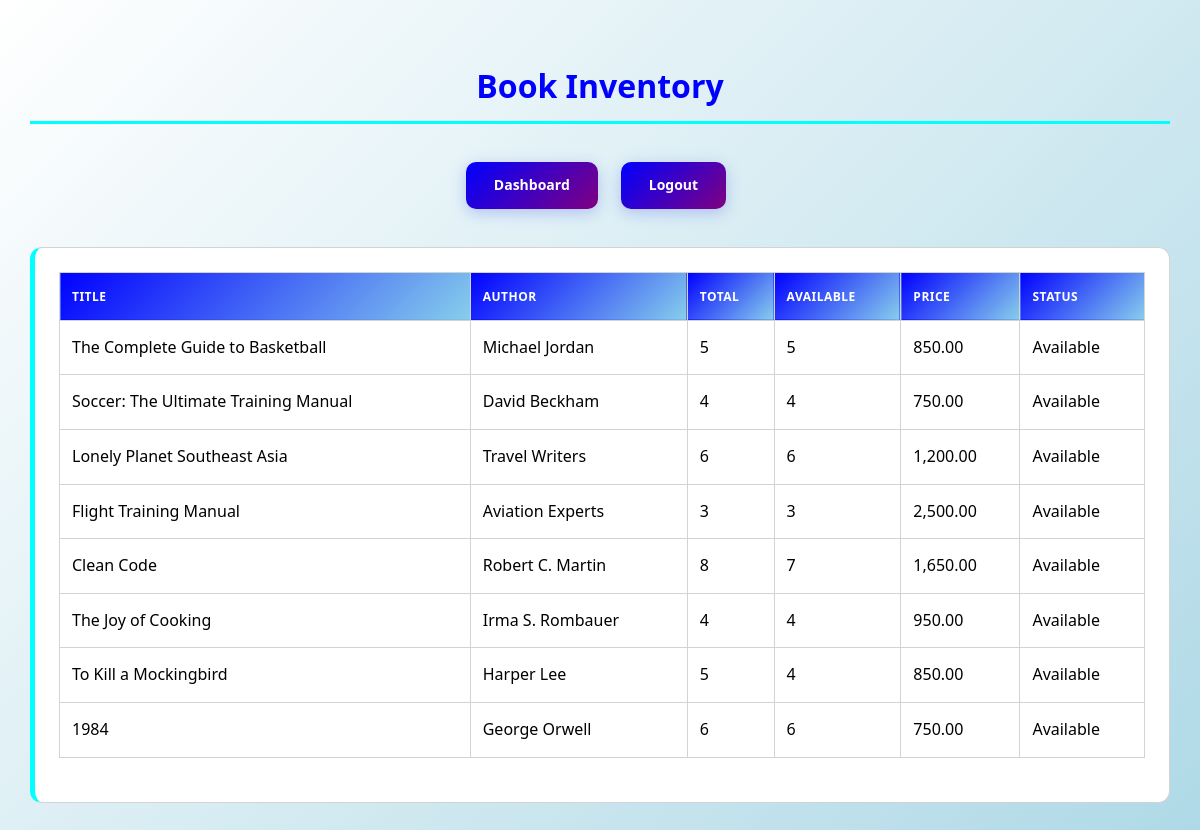
The page /view/inventory.php (signed in) on the database its author committed.
### tables this page shows
CREATE TABLE Book (
    Book_ID INT PRIMARY KEY AUTO_INCREMENT,
    Title VARCHAR(255) NOT NULL,
    Author VARCHAR(255) NOT NULL,
    ISBN VARCHAR(20) UNIQUE,
    Category_ID INT,
    Publisher VARCHAR(150),
    Book_Price DECIMAL(10,2) NOT NULL,
    Total_Copies INT NOT NULL DEFAULT 1,
    Copies_Available INT NOT NULL DEFAULT 1,
    Status ENUM('Available', 'Archived') DEFAULT 'Available',
    Added_By INT,
    Added_Date TIMESTAMP DEFAULT CURRENT_TIMESTAMP,
    FOREIGN KEY (Category_ID) REFERENCES Category(Category_ID),
    FOREIGN KEY (Added_By) REFERENCES Users(User_ID)
);

### model/Book.php (called while the page is built, shortened)
<?php
require_once __DIR__ . '/../config/db.php';
class Book {
    private $conn;
    public function __construct() {
        $database = new Database();
        $this->conn = $database->getConnection();
    }
    public function getAll() {
        $stmt = $this->conn->query('SELECT * FROM Book WHERE Status = "Available"');
        return $stmt->fetchAll(PDO::FETCH_ASSOC);
    }
}

### config/db.php (called while the page is built, shortened)
<?php
class Database {
    private $host = 'localhost';
    private $db_name = 'LIBRARY_SYSTEM';
    private $username = 'root';
    private $password = '';
    public function getConnection() {
        $this->conn = null;
        try {
            $this->conn = new PDO("mysql:host=" . $this->host . ";dbname=" . $this->db_name, $this->username, $this->password);
            $this->conn->setAttribute(PDO::ATTR_ERRMODE, PDO::ERRMODE_EXCEPTION);
        } catch(PDOException $exception) {
            echo "Connection error: " . $exception->getMessage();
        }
        return $this->conn;
    }
}
?>

### view/inventory.php (the view, shortened to what this page needs)
<?php
require_once __DIR__ . '/../model/Book.php';
$bookModel = new Book();
$books = $bookModel->getAll();
?>
<!DOCTYPE html>
<html>
<head>
    <link rel="stylesheet" href="/LIBRARYSYSTEM/assets/css/style.css?v=1">
</head>
<body>
<div class="landscape-container">
    <h2 class="header">Book Inventory</h2>
    <div class="horizontal-btns">
        <a class="btn" href="/LIBRARYSYSTEM/view/dashboard.php">Dashboard</a>
        <a class="btn" href="/LIBRARYSYSTEM/view/logout.php">Logout</a>
    </div>
    <div class="dashboard-section">
        <table class="table">
            <tr><th>Title</th><th>Author</th><th>Total</th><th>Available</th><th>Price</th><th>Status</th></tr>
            <?php foreach ($books as $b): ?>
                <tr>
                    <td><?php echo htmlspecialchars($b['Title']); ?></td>
                    <td><?php echo htmlspecialchars($b['Author']); ?></td>
                    <td><?php echo (int)$b['Total_Copies']; ?></td>
                    <td><?php echo (int)$b['Copies_Available']; ?></td>
                    <td><?php echo number_format($b['Book_Price'],2); ?></td>
                    <td><?php echo htmlspecialchars($b['Status']); ?></td>
                </tr>
            <?php endforeach; ?>
        </table>
    </div>
</div>
</body>
</html>

### assets/css/style.css (style rules this page uses)
:root { --primary-color: blue; --secondary-color: skyblue; --accent-color: cyan; --success-color: green; --warning-color: orange; --danger-color: red; --dark-bg: black; --light-bg: white; --text-dark: black; --text-light: gray; --border-color: lightgray; --shadow: 0 4px 6px rgba(0, 0, 0, 0.1); --shadow-lg: 0 10px 25px rgba(0, 0, 0, 0.15); }
* { margin: 0; padding: 0; box-sizing: border-box; }
html { scroll-behavior: smooth; }
body { background: linear-gradient(135deg, white 0%, lightblue 100%); font-family: 'Segoe UI', Tahoma, Geneva, Verdana, sans-serif; color: var(--text-dark); line-height: 1.6; min-height: 100vh; }
.landscape-container { max-width: 1200px; margin: 30px auto; background-color: transparent; padding: 30px; display: flex; flex-direction: column; }
.header { text-align: center; color: var(--primary-color); margin-bottom: 30px; font-size: 32px; font-weight: 700; }
h1, h2, h3, h4, h5, h6 { color: var(--text-dark); font-weight: 600; }
h2 { font-size: 24px; margin-bottom: 20px; border-bottom: 3px solid var(--accent-color); padding-bottom: 10px; }
button, .btn, input[type="submit"], input[type="button"], input[type="reset"] { background: linear-gradient(135deg, blue 0%, purple 100%); color: white; border: none; border-radius: 10px; padding: 12px 28px; margin: 8px 8px 8px 0; cursor: pointer; font-size: 14px; font-weight: 600; transition: all 0.3s cubic-bezier(0.25, 0.8, 0.25, 1); display: inline-block; text-decoration: none; text-align: center; box-shadow: 0 4px 15px rgba(102, 126, 234, 0.4); position: relative; overflow: hidden; }
button::before, .btn::before, input[type="submit"]::before, input[type="button"]::before, input[type="reset"]::before { content: ''; position: absolute; top: 0; left: -100%; width: 100%; height: 100%; background: linear-gradient(90deg, transparent, rgba(255, 255, 255, 0.2), transparent); transition: left 0.5s; }
.horizontal-btns { display: flex; flex-direction: row; justify-content: center; gap: 15px; margin-bottom: 30px; flex-wrap: wrap; }
.dashboard-section { background: white; border-radius: 12px; padding: 24px; margin-bottom: 24px; border: 1px solid var(--border-color); border-left: 5px solid var(--accent-color); }
.table { width: 100%; border-collapse: collapse; margin-bottom: 20px; background: white; }
.table th, .table td { border: 1px solid var(--border-color); padding: 14px 12px; text-align: left; }
.table th { background: linear-gradient(135deg, var(--primary-color), var(--secondary-color)); color: white; font-weight: 600; text-transform: uppercase; font-size: 12px; letter-spacing: 0.5px; }
.table tr:nth-child(even) { background-color: var(--light-bg); }
.landscape-container > * { animation: slideInUp 0.6s ease-out forwards; }
.landscape-container > *:nth-child(1) { animation-delay: 0s; }
.landscape-container > *:nth-child(2) { animation-delay: 0.1s; }
.landscape-container > *:nth-child(3) { animation-delay: 0.2s; }

### rows shown on the page
book: Title "The Complete Guide to Basketball", Author "Michael Jordan", Total_Copies "5", Copies_Available "5", Book_Price "850.00", Status "Available"
book: Title "Soccer: The Ultimate Training Manual", Author "David Beckham", Total_Copies "4", Copies_Available "4", Book_Price "750.00", Status "Available"
book: Title "Lonely Planet Southeast Asia", Author "Travel Writers", Total_Copies "6", Copies_Available "6", Book_Price "1,200.00", Status "Available"
book: Title "Flight Training Manual", Author "Aviation Experts", Total_Copies "3", Copies_Available "3", Book_Price "2,500.00", Status "Available"
book: Title "Clean Code", Author "Robert C. Martin", Total_Copies "8", Copies_Available "7", Book_Price "1,650.00", Status "Available"
book: Title "The Joy of Cooking", Author "Irma S. Rombauer", Total_Copies "4", Copies_Available "4", Book_Price "950.00", Status "Available"
book: Title "To Kill a Mockingbird", Author "Harper Lee", Total_Copies "5", Copies_Available "4", Book_Price "850.00", Status "Available"
book: Title "1984", Author "George Orwell", Total_Copies "6", Copies_Available "6", Book_Price "750.00", Status "Available"
